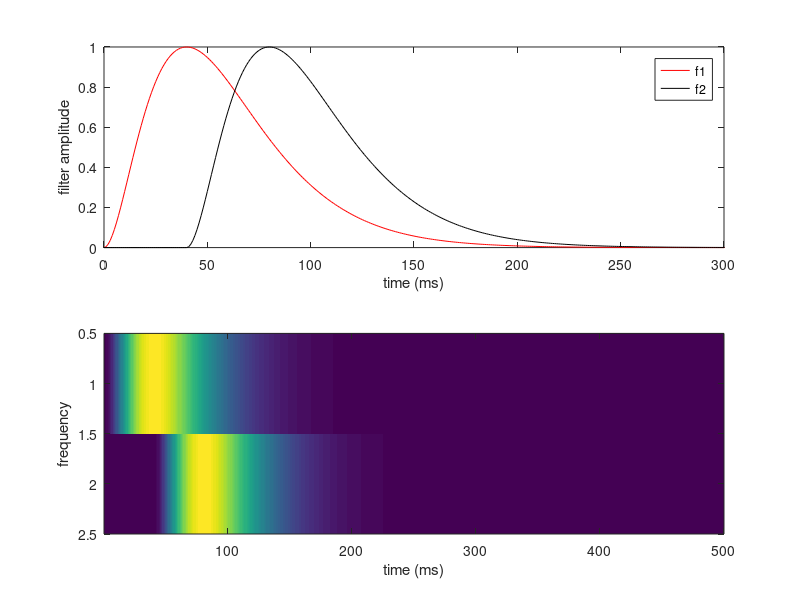

MATLAB code to generate this figure: (Note: this script raises an error after producing the figure.)
% Simulation at 1 ms resolution of mean response of hypothetical unit with
% ME-like properties

T = 1e6; % number time steps = 100 s

Tfilt = 500; % duration of filter in ms
tau1 = 40; % timescale in ms
delayFilt = 40; % delay between filters in ms

t = [0:Tfilt-1];
fshape = t.^2.*exp(-t/tau1*2); % get peak at tau1
fshape = fshape/max(fshape);
shapeChoose = 'monolobed'; % 'bilobed','monolobed','derivative'
switch shapeChoose
    case 'bilobed'
        f1 = [0,diff(fshape)]; %
        f1 = f1/max(f1);
        f2 = [zeros(1,delayFilt),f1(1:end-delayFilt)];
    case 'monolobed'
        f1 = fshape;
        f2 = [zeros(1,delayFilt),f1(1:end-delayFilt)];
    case 'derivative'
        f1 = [0,diff(fshape)];
        f1 = f1/max(f1);
        f2 = fshape;
end

figure;
subplot(2,1,1);
plot(t,f1,'r',t,f2,'k');
xlabel('time (ms)');
ylabel('filter amplitude');
legend('f1','f2');
set(gca,'xlim',[0 300])

subplot(2,1,2);
imagesc([f1;f2]);
xlabel('time (ms)');
ylabel('frequency');
colormap(makeRBcolormap);
set(gca,'clim',[-1 1]*max(abs(f1)));
set(gca,'xlim',[0 300],'ydir','normal')

figure;
imagesc([0:128]);
colormap(makeRBcolormap);
set(gca,'clim',[-128 128]);

figure; hold on;
x = [-1:.01:1];
plot(x,x.^2,'b');
plot([-1 1],[0 0],'k-');
plot([0 0],[-1 1],'k-');
set(gca,'xlim',[-1 1],'ylim',[-0.5 1.1]);


%% Show sample stimuli

sampleDelays = [20 40];
figure;
for ii=1:length(sampleDelays)
    [sp,sn]=createStim(2000,sampleDelays(ii));
    subplot(length(sampleDelays),2,2*(ii-1)+1);
    imagesc(sp{1}'); ylabel('pos'); title(['delay = ' num2str(sampleDelays(ii))]);
    colormap('gray')
    set(gca,'ydir','normal');
    subplot(length(sampleDelays),2,2*(ii-1)+2);
    imagesc(sn{1}'); ylabel('neg');
    colormap('gray')
    set(gca,'ydir','normal');
end


%% Make stimuli

delayVals = [-150:5:150];
[stimPos,stimNeg] = createStim(T,delayVals);


for ii=1:length(stimPos)
    respMeanPos(ii) = runUnit(f2,f1,'squared',stimPos{ii});
    respMeanNeg(ii) = runUnit(f2,f1,'squared',stimNeg{ii});
end

figure; 
subplot(2,1,1);
plot(delayVals,respMeanPos,'g.-','markersize',20); hold on;
plot(delayVals,respMeanNeg,'m.-','markersize',20);
legend('pos','neg');
xlabel('delay (ms)');
ylabel('response amplitude');
set(gca,'ylim',[0 max(get(gca,'ylim'))]);

subplot(2,1,2);
plot(delayVals,respMeanPos-respMeanPos(end:-1:1),'g.-','markersize',20); hold on;
plot(delayVals,respMeanNeg-respMeanNeg(end:-1:1),'m.-','markersize',20);
legend('pos','neg');
xlabel('delay (ms)');
ylabel('opponent response amplitude');
set(gca,'ylim',1.1*get(gca,'ylim'));


function [stimPos,stimNeg] = createStim(T, delays)
% creates a set of stimuli with different delays and parities

    dur = 20; % 10 ms pips
    pipRate = 4; %  correlated pip-pairs per second and 2x uncorrelated pips
    
    stim = zeros(T,2);
    
    initPipInds = find(rand(size(stim(:,1)))<pipRate/1000); 
    initPipC = double(rand(size(initPipInds))>0.5)*2 - 1; % contrasts between -1 and 1
    randPipInds = find(rand(size(stim))<pipRate*2/1000);
    randPipC = double(rand(size(randPipInds))>0.5)*2 - 1;
    
    stim(initPipInds,1) = initPipC; % set the correlated pips
    
    for ii=1:length(delays)
        D = delays(ii);
        stimPos{ii} = stim;
        stimNeg{ii} = stim;
        stimPos{ii}(:,2) = circshift(stimPos{ii}(:,1),[D,0]);
        stimNeg{ii}(:,2) = -circshift(stimNeg{ii}(:,1),[D,0]);
    
        % set the uncorrelated pips
        stimPos{ii}(randPipInds) = randPipC;
        stimNeg{ii}(randPipInds) = randPipC;
    
        % make the pips have duration dur
        stimPos{ii} = filter(ones(1,dur),1,stimPos{ii});
        stimNeg{ii} = filter(ones(1,dur),1,stimNeg{ii});
    
        % get rid of stuff above 1 or below -1
        stimPos{ii}(stimPos{ii}>1) = 1;
        stimNeg{ii}(stimNeg{ii}>1) = 1;
        stimPos{ii}(stimPos{ii}<-1) = -1;
        stimNeg{ii}(stimNeg{ii}<-1) = -1;
    end

end

function resp = runUnit(f1,f2,nonlin,stim)
% computed mean response of a unit based on parameters and stim

    rlin = filter(f1,1,stim(:,1)) + filter(f2,1,stim(:,2));
    switch nonlin
        case 'squared'
            resp = rlin.^2;
        case 'relu'
            resp = rlin;
            resp(resp<0) = 0;
        case 'relu2'
            resp = rlin;
            resp(resp<0) = 0;
            resp = resp.^2;
        otherwise
            disp('bad nonlinearity supplied');
            return;
    end
    resp = mean(resp(1000:end)); % ignore first second, generically

end

